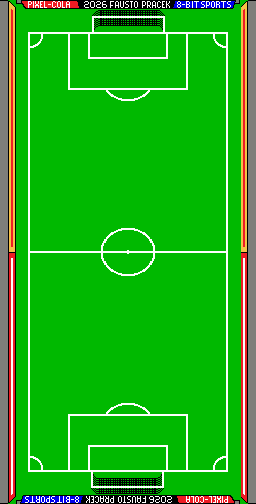
#> input picture Tools/field2.png, 256 x 504 px
$ python field2bin.py ../field2.png out.png
#> lines starting #> are read from the running program, lines starting #| are printed output that depends on the picture
#!/usr/bin/env python3
# -*- coding: utf-8 -*-
"""
field2bin.py
Carica un PNG del campo di calcio (RGB o palettizzato),
rimappa ogni pixel alla palette MSX hard-coded,
e genera il .bin pronto per essere caricato in VRAM su MSX Screen 5
(2 pixel per byte, nibble alto = pixel sinistro).

Uso:
    python field2bin.py campo.png output.bin

Il PNG in ingresso deve essere 256 pixel di larghezza.
Se l'altezza supera 256 righe il bin viene troncato a 256 righe (32KB).
Se l'altezza è inferiore a 256 righe il bin viene paddato con 0x66 (verde).
"""

import argparse
import sys
from pathlib import Path

import numpy as np
from PIL import Image

# =============================================================================
# Palette MSX hard-coded (indici 0-15)
# =============================================================================
# Formato: indice -> (R, G, B)
MSX_PALETTE = {
    0x0: (0xA3, 0x49, 0xA4),  # TRASPARENTE
    0x1: (0x01, 0x01, 0x01),  # Nero
    0x2: (0xED, 0x1C, 0x24),  # Rosso
    0x3: (0xF7, 0xD6, 0x47),  # Giallo pelle
    0x4: (0xFF, 0xFF, 0xFF),  # Bianco
    0x5: (0x00, 0x0C, 0x7B),  # Blu scuro
    0x6: (0x00, 0xB8, 0x00),  # Verde
    0x7: (0x7F, 0x7F, 0x7F),  # Grigio
    0x8: (0xDD, 0x9C, 0x48),  # Arancio
    0x9: (0xF6, 0xD5, 0x43),  # Giallo campo
    0xA: (0x88, 0x00, 0x15),  # Rosso scuro
    0xB: (0x4C, 0xB7, 0xDA),  # Azzurro
    0xC: (0xFA, 0xF7, 0x0F),  # Giallo brillante
    0xD: (0xFD, 0xFD, 0xFD),  # Bianco sporco
    0xE: (0x3F, 0x48, 0xCC),  # Blu
    0xF: (0xFE, 0xFE, 0xFE),  # Bianco quasi puro
}

# Colori usati nel campo (0-9). I pixel del campo non devono mai
# produrre indici 0xA-0xF (riservati agli sprite).
FIELD_PALETTE_INDICES = list(range(10))


def build_palette_array(indices=None):
    """
    Ritorna np.array shape (N, 3) con i colori della palette.
    Se indices è None usa tutti i 16.
    """
    if indices is None:
        indices = list(range(16))
    return np.array([MSX_PALETTE[i] for i in indices], dtype=np.float32)


def remap_to_msx(img_rgb, restrict_to_field=True):
    """
    Rimappa ogni pixel dell'immagine RGB all'indice MSX più vicino.
    Se restrict_to_field=True usa solo gli indici 0-9 (colori campo).
    Ritorna np.array uint8 shape (H, W) con indici 0-15.
    """
    arr = np.array(img_rgb.convert("RGB"), dtype=np.float32)
    H, W, _ = arr.shape

    if restrict_to_field:
        use_indices = FIELD_PALETTE_INDICES
    else:
        use_indices = list(range(16))

    pal = build_palette_array(use_indices)  # shape (N, 3)
    pixels = arr.reshape(-1, 3)             # shape (H*W, 3)

    # Distanza euclidea quadrata tra ogni pixel e i colori palette
    diff = pixels[:, np.newaxis, :] - pal[np.newaxis, :, :]  # (H*W, N, 3)
    dist = np.sum(diff ** 2, axis=2)                          # (H*W, N)
    nearest = np.argmin(dist, axis=1)                         # (H*W,) indici in use_indices

    # Converti in indici palette MSX
    msx_indices = np.array([use_indices[i] for i in nearest], dtype=np.uint8)
    return msx_indices.reshape(H, W)


def pack_to_bin(indexed_arr):
    """
    Converte array (H, W) di indici 0-15 in bytes MSX Screen 5:
    2 pixel per byte, nibble alto = pixel pari, nibble basso = pixel dispari.
    Ritorna bytearray di lunghezza H * W/2.
    """
    H, W = indexed_arr.shape
    assert W % 2 == 0, "Larghezza deve essere pari"
    flat = indexed_arr.reshape(H, W)
    lo = flat[:, 1::2].astype(np.uint8)   # pixel dispari (nibble basso)
    hi = flat[:, 0::2].astype(np.uint8)   # pixel pari   (nibble alto)
    packed = ((hi & 0x0F) << 4) | (lo & 0x0F)
    return bytearray(packed.flatten())


def main():
    ap = argparse.ArgumentParser(description=__doc__,
                                 formatter_class=argparse.RawDescriptionHelpFormatter)
    ap.add_argument("input_png", type=Path, help="PNG campo (qualsiasi mode, larghezza 256)")
    ap.add_argument("output_bin", type=Path, help="File .bin di output (max 32768 byte)")
    ap.add_argument("--all-colors", action="store_true",
                    help="Usa tutti i 16 colori MSX invece di limitarsi a 0-9")
    ap.add_argument("--rows", type=int, default=256,
                    help="Righe da includere nel bin (default 256 = 32KB)")
    args = ap.parse_args()

    # --- Carica immagine ---
    im = Image.open(args.input_png)
#> im is the input picture: PIL image 256x504 RGBA; mean R, G, B, A 32.6, 173.4, 25.2, 255
    w, h = im.size
#> w = 256; h = 504
    print(f"Immagine: {args.input_png}  ({w}x{h} px, mode {im.mode})")
#| Immagine: ../field2.png  (256x504 px, mode RGBA)

    if w != 256:
        print(f"ERRORE: larghezza deve essere 256, trovata {w}", file=sys.stderr)
        sys.exit(1)

    # --- Rimappatura palette ---
    restrict = not args.all_colors
    print(f"Rimappatura a {'indici 0-9 (campo)' if restrict else 'tutti i 16 indici MSX'}...")
    indexed = remap_to_msx(im, restrict_to_field=restrict)
#> in remap_to_msx, `return msx_indices.reshape(H, W)`:
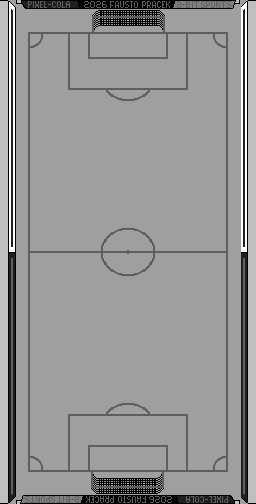
#> returned value: shape (504, 256); min 1, max 9, mean 5.7; drawn with min black and max white

    unique = sorted(set(indexed.flatten()))
#> unique = [1, 2, 4, 5, 6, 7, 9]
    print(f"Indici MSX usati nel risultato: {[hex(x) for x in unique]}")
#| Indici MSX usati nel risultato: ['0x1', '0x2', '0x4', '0x5', '0x6', '0x7', '0x9']

    # --- Padding / troncamento a args.rows righe ---
    target_rows = args.rows
    if h >= target_rows:
        indexed = indexed[:target_rows, :]
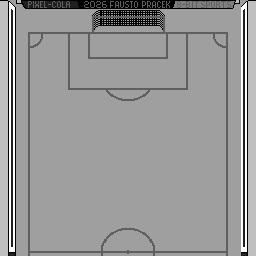
#> indexed: shape (256, 256); min 1, max 9, mean 5.79; drawn with min black and max white
        print(f"Troncato a {target_rows} righe")
    else:
        pad = np.full((target_rows - h, 256), 0x6, dtype=np.uint8)  # verde
        indexed = np.vstack([indexed, pad])
        print(f"Paddato con verde (indice 6) fino a {target_rows} righe")

    # --- Salva preview PNG palettizzato ---
    preview_path = args.output_bin.with_suffix(".preview.png")
    preview = Image.new("P", (256, target_rows))
#> preview: PIL image 256x256 P; every value is 0
    pal_flat = []
    for i in range(16):
        r, g, b = MSX_PALETTE[i]
        pal_flat += [r, g, b]
    pal_flat += [0, 0, 0] * (256 - 16)
    preview.putpalette(pal_flat)
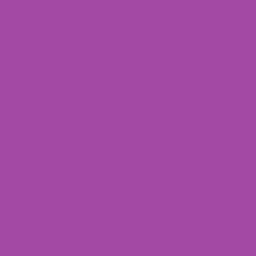
#> preview: PIL image 256x256 P; mean R, G, B 163, 73, 164
    preview.frombytes(indexed.astype(np.uint8).tobytes())
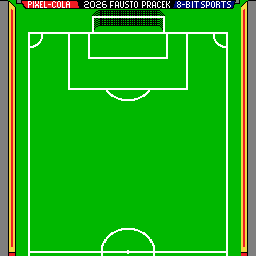
#> preview: PIL image 256x256 P; mean R, G, B 33.4, 174.6, 24.6
    preview.save(preview_path)
    print(f"Preview PNG: {preview_path}")

    # --- Genera bin ---
    bin_data = pack_to_bin(indexed)
#> in pack_to_bin, `lo = flat[:, 1::2].astype(np.uint8)`:
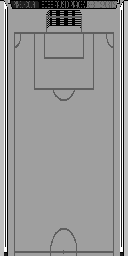
#> lo: shape (256, 128); min 1, max 9, mean 5.77; drawn with min black and max white
#> in pack_to_bin, `hi = flat[:, 0::2].astype(np.uint8)`:
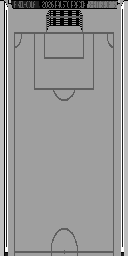
#> hi: shape (256, 128); min 1, max 9, mean 5.81; drawn with min black and max white
#> in pack_to_bin, `packed = ((hi & 0x0F) << 4) | (lo & 0x0F)`:
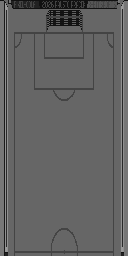
#> packed: shape (256, 128); min 17, max 153, mean 98.7
    expected = target_rows * 128
    assert len(bin_data) == expected, f"Dimensione bin errata: {len(bin_data)} != {expected}"

    args.output_bin.write_bytes(bin_data)
    print(f"Scritto: {args.output_bin}  ({len(bin_data)} byte = {len(bin_data)//1024} KB)")
#| Scritto: out.png  (32768 byte = 32 KB)
    print("Done.")


if __name__ == "__main__":
    main()
